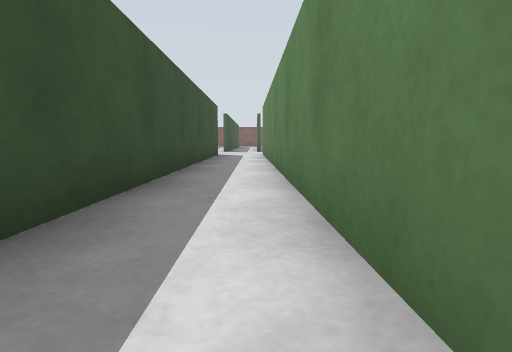
view 1 (above)

14 first-person views from a walk through a robot-simulator world made for Gazebo. The camera is 0.5 m above the floor, tilts 6° down and sees 75° across. The floor is counted in squares, 1 m on a side. Each view is taken from the middle of a square. On the plan, view 1 faces up. The plan holds only what a view shows up to about 9 squares ahead; the rest is blank.

view 2
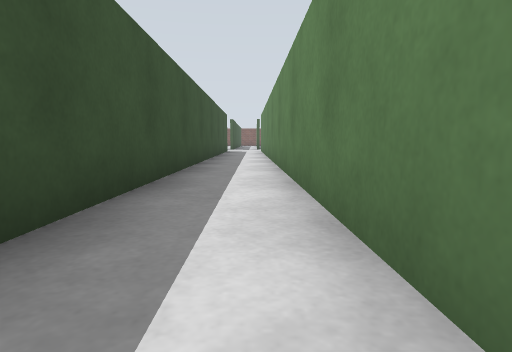

view 3
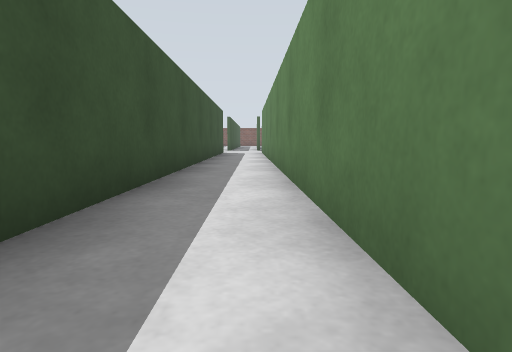

view 4
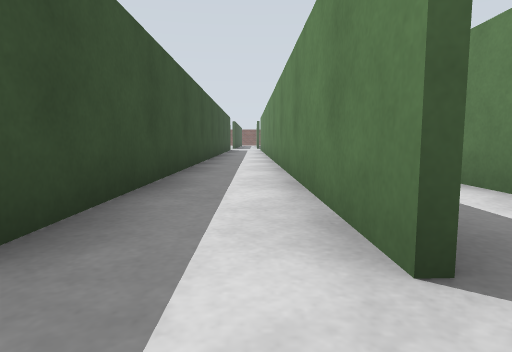

view 5
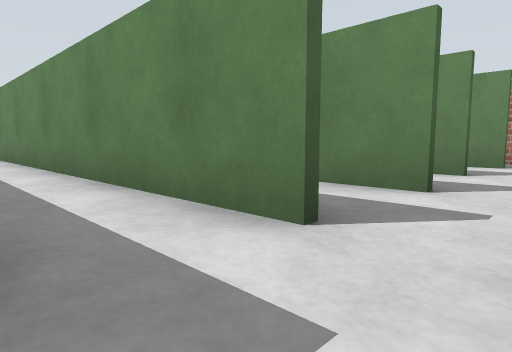

view 6
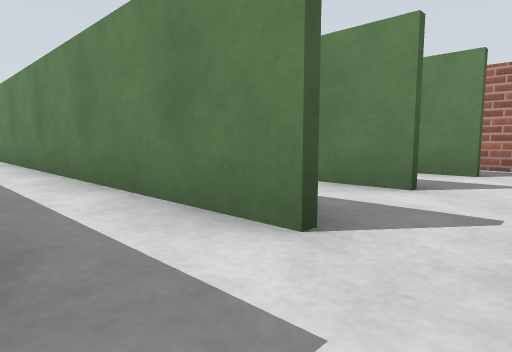

view 7
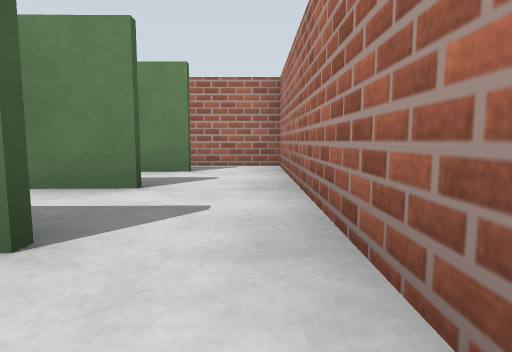

view 8
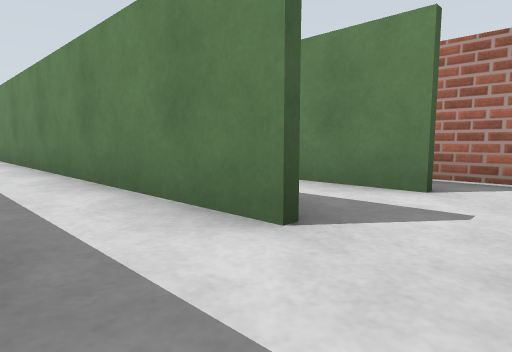

view 9
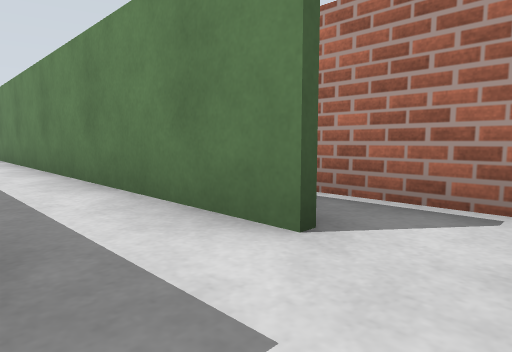

view 10
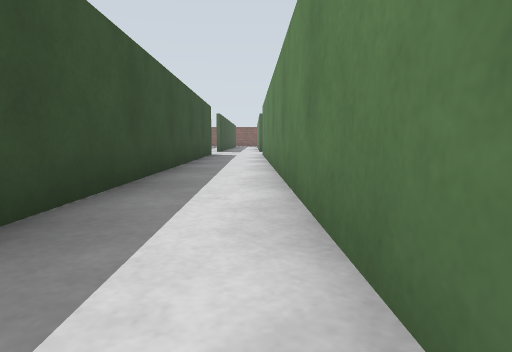

view 11
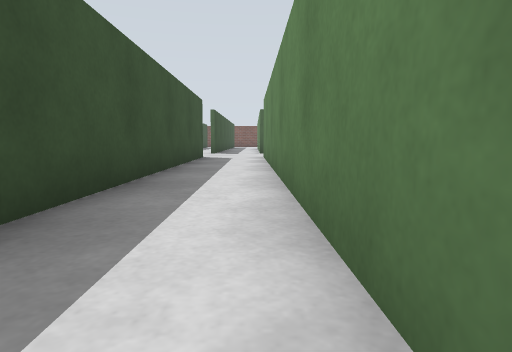

view 12
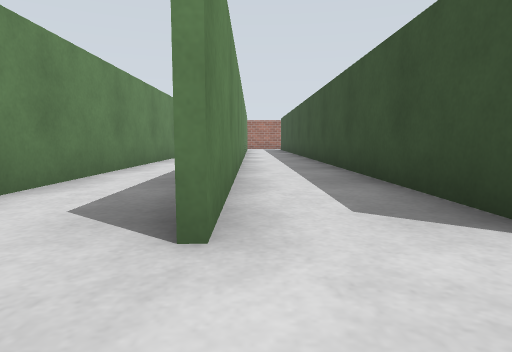

view 13
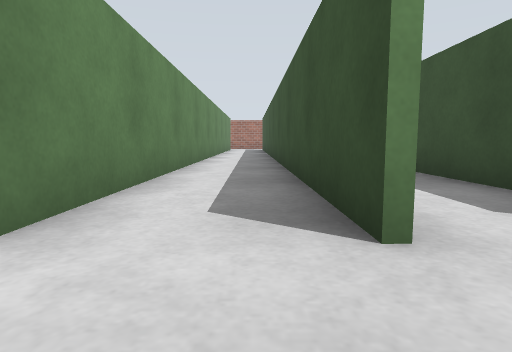

view 14
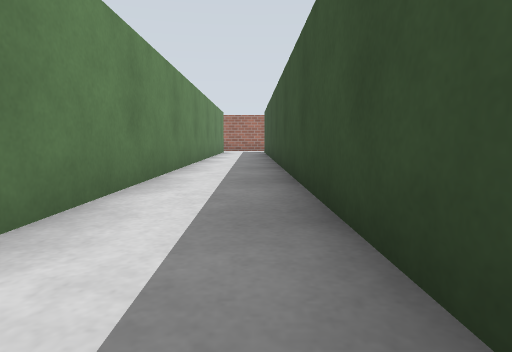

### Floor plan
Ten units are one square. View 1 is at (0, 0); x grows to the right and y downward. Boxes are objects, and circles mark ways between rooms. Rooms are numbered by the first view taken in them; rooms with no view inside come last. Other rooms are left out.
<svg viewBox="-195 -145 277 215">
<path fill="none" stroke="#000" d="M6 49 3 -90M-14 -92 -12 45M25 50 23 -40M15 65 35 65M64 50 64 -44M45 65 77 65 77 40M45 -45 45 -11M45 48 42 -124M24 -119 25 -19M35 65 45 65M44 -124 45 -45M64 -44 64 -124"/>
<circle cx="10" cy="55" r="3" fill="#2a7"/>
<circle cx="-10" cy="55" r="3" fill="#2a7"/>
<circle cx="30" cy="55" r="3" fill="#2a7"/>
<circle cx="50" cy="55" r="3" fill="#2a7"/>
<circle cx="60" cy="-40" r="3" fill="#2a7"/>
<circle cx="30" cy="-130" r="3" fill="#2a7"/>
<text x="0" y="10">1</text>
<text x="20" y="40">2</text>
<text x="60" y="20">3</text>
<text x="30" y="-30">4</text>
<text x="-190" y="-140">5</text>
</svg>
Room 1 opens to room 2. Room 1 opens to room 5. Room 2 opens to room 4. Room 3 opens to room 4. Room 3 opens to room 5. Room 4 opens to room 5.

Where each view was taken, in squares from view 1:
view 1: 0 up, 0 right, facing up
view 2: 4 down, 0 right, facing up
view 3: 2 down, 0 right, facing up
view 4: 6 down, 0 right, facing up
view 5: 6 down, 1 left, facing up-right
view 6: 6 down, 1 right, facing up-right
view 7: 6 down, 1 right, facing right
view 8: 6 down, 3 right, facing up-right
view 9: 6 down, 5 right, facing up-right
view 10: 0 up, 4 right, facing up
view 11: 2 up, 4 right, facing up
view 12: 14 up, 4 right, facing down
view 13: 14 up, 5 right, facing down
view 14: 10 up, 5 right, facing down
